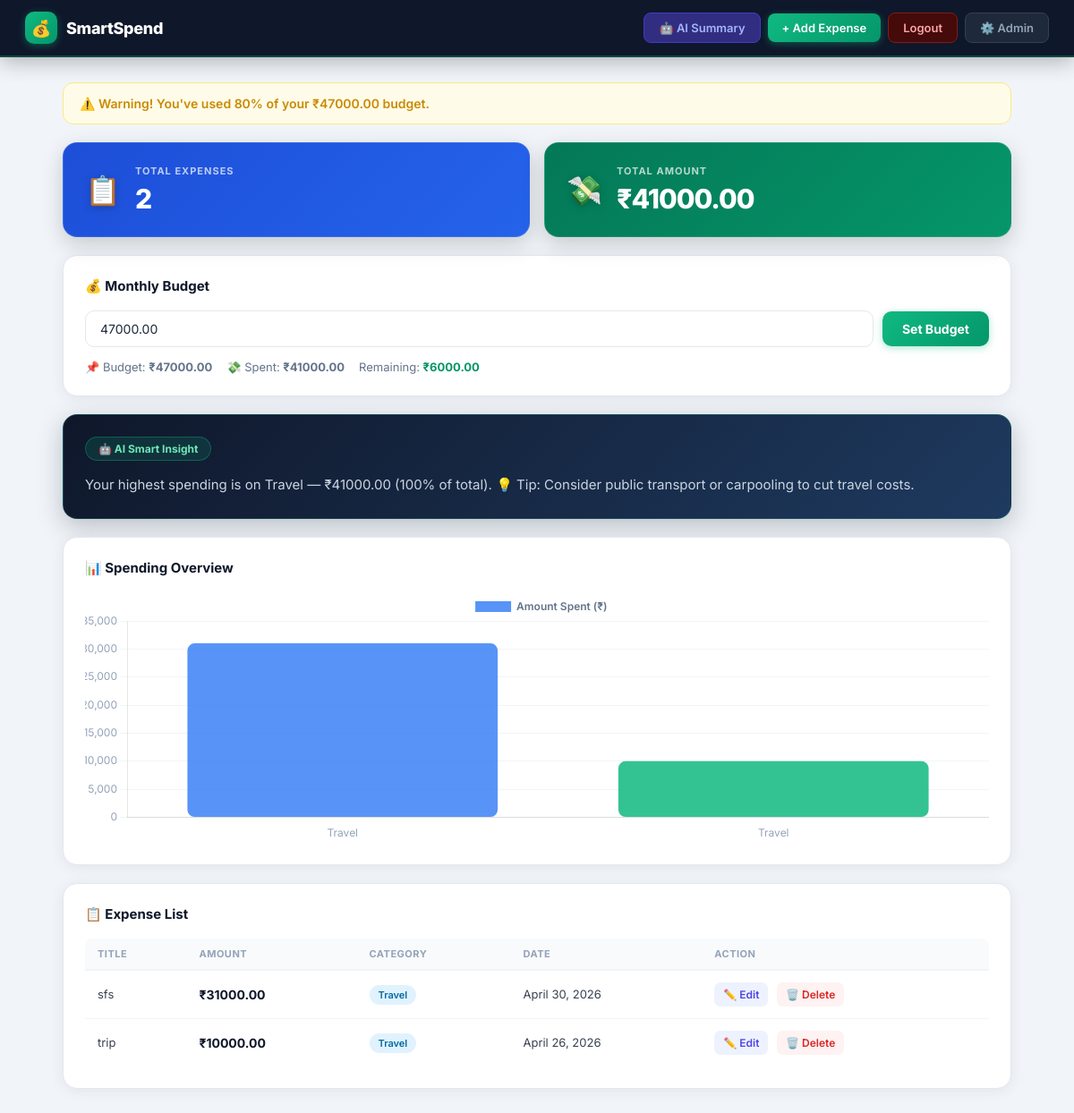
The app's page / (signed in), older data.
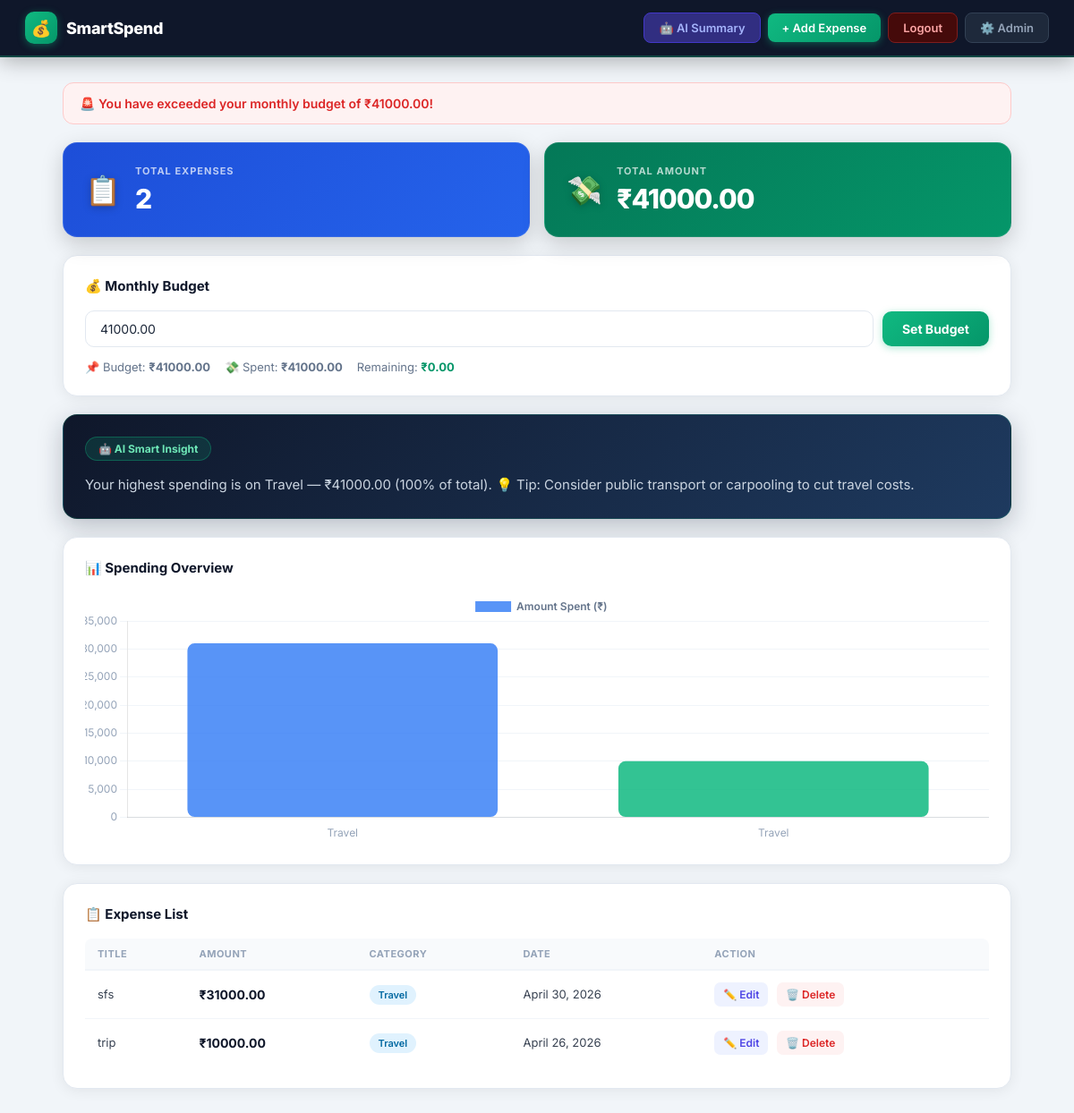
The same page, newer data.
### expenses/models.py (models this page shows, shortened)
class Budget(models.Model):
    user = models.OneToOneField(User, on_delete=models.CASCADE)
    monthly_limit = models.DecimalField(max_digits=10, decimal_places=2, default=0)

### expenses/views.py (the view)
# urls.py: path('', views.dashboard, name='dashboard'),
@login_required
def dashboard(request):
    expenses = Expense.objects.filter(user=request.user)
    total = sum(safe_decimal(e.amount) for e in expenses) or Decimal('0.00')
    budget, _ = Budget.objects.get_or_create(user=request.user)
    if request.method == 'POST':
        budget.monthly_limit = request.POST['monthly_limit']
        budget.save()
    budget_alert = ''
    if budget.monthly_limit and safe_decimal(budget.monthly_limit) > 0:
        percent = (total / safe_decimal(budget.monthly_limit)) * 100
        if percent >= 100:
            budget_alert = 'danger'
        elif percent >= 90:
            budget_alert = 'critical'
        elif percent >= 80:
            budget_alert = 'warning'
    ai_insight = ''
    if expenses:
        category_totals = {}
        for e in expenses:
            cat = e.category
            category_totals[cat] = category_totals.get(cat, Decimal('0.00')) + safe_decimal(e.amount)
        top_category = max(category_totals, key=category_totals.get)
        top_amount = category_totals[top_category]
        top_percent = round((top_amount / total) * 100) if total > 0 else 0
        tips = {
            'Food': 'Try cooking at home more often to save money.',
            'Travel': 'Consider public transport or carpooling to cut travel costs.',
            'Education': 'Great investment! Look for free online resources too.',
            'Bills': 'Review subscriptions and cancel ones you rarely use.',
            'Entertainment': 'Look for free or discounted entertainment options.',
            'Other': 'Track miscellaneous expenses carefully to find patterns.',
        }
        tip = tips.get(top_category, 'Try to save at least 20% of your monthly income.')
        ai_insight = f"Your highest spending is on {top_category} — ₹{round(top_amount, 2)} ({top_percent}% of total). 💡 Tip: {tip}"
    remaining = safe_decimal(budget.monthly_limit) - total if budget.monthly_limit else Decimal('0.00')
    return render(request, 'dashboard.html', {
        'expenses': expenses,
        'total': total,
        'budget': budget,
        'budget_alert': budget_alert,
        'ai_insight': ai_insight,
        'remaining': remaining,
    })

### expenses/views.py (called while the page is built)
def safe_decimal(value):
    try:
        return Decimal(str(value))
    except (InvalidOperation, TypeError, ValueError):
        return Decimal('0.00')

### expenses/templates/dashboard.html (shortened to what the changed rows need)
<!DOCTYPE html>
<html>
<head>
</head>
<body>
  <div class="container">
    {% if budget_alert == 'danger' %}
      <div class="alert alert-danger">🚨 You have exceeded your monthly budget of ₹{{ budget.monthly_limit }}!</div>
    {% elif budget_alert == 'critical' %}
      <div class="alert alert-critical">🟠 Critical! You've used 90% of your ₹{{ budget.monthly_limit }} budget.</div>
    {% elif budget_alert == 'warning' %}
      <div class="alert alert-warning">⚠️ Warning! You've used 80% of your ₹{{ budget.monthly_limit }} budget.</div>
    {% endif %}
    <div class="stat-cards">
      <div class="stat-card stat-card-blue">
      </div>
      <div class="stat-card stat-card-green">
      </div>
    </div>
    <div class="section">
      <div class="section-title">💰 Monthly Budget</div>
      <form method="POST">
        <div class="budget-form">
          <input type="number" name="monthly_limit" class="budget-input" placeholder="Set budget limit ₹" value="{{ budget.monthly_limit }}" step="0.01">
          <button type="submit" class="budget-btn">Set Budget</button>
        </div>
      </form>
      {% if budget.monthly_limit > 0 %}
      <div class="budget-info">
        <span>📌 Budget: <strong>₹{{ budget.monthly_limit }}</strong></span>
        <span>💸 Spent: <strong>₹{{ total }}</strong></span>
        <span>Remaining:
          {% if remaining >= 0 %}
            <span class="remaining-positive">₹{{ remaining }}</span>
          {% else %}
            <span class="remaining-negative">Budget exceeded!</span>
          {% endif %}
        </span>
      </div>
      {% endif %}
    </div>
    {% if ai_insight %}
    <div class="ai-section">
      <div class="ai-badge">🤖 AI Smart Insight</div>
      <div class="ai-text">{{ ai_insight }}</div>
    </div>
    {% endif %}
    <div class="section">
      <div class="section-title">📊 Spending Overview</div>
      <canvas id="myChart" style="max-height: 280px;"></canvas>
    </div>
    <div class="section">
      <div class="section-title">📋 Expense List</div>
      {% if expenses %}
      <div class="table-wrapper">
        <table>
          <tr>
            <th>Title</th><th>Amount</th><th>Category</th><th>Date</th><th>Action</th>
          </tr>
        </table>
      </div>
      {% else %}
        <div class="empty-state">No expenses yet — <a href="/add/" style="color:#10b981; font-weight:600;">Add your first one!</a></div>
      {% endif %}
    </div>
  </div>
  <script>
    const ctx = document.getElementById('myChart');
    new Chart(ctx, {
      type: 'bar',
      data: {
        labels: [{% for e in expenses %}'{{ e.category }}',{% endfor %}],
        datasets: [{
          label: 'Amount Spent (₹)',
          data: [{% for e in expenses %}{{ e.amount }},{% endfor %}],
          backgroundColor: [
            'rgba(59,130,246,0.85)','rgba(16,185,129,0.85)',
            'rgba(239,68,68,0.85)','rgba(245,158,11,0.85)',
            'rgba(139,92,246,0.85)','rgba(20,184,166,0.85)'
          ],
          borderRadius: 8, borderSkipped: false,
        }]
      },
      options: {
        responsive: true,
        plugins: { legend: { labels: { color: '#64748b', font: { family: 'Inter', weight: '600' } } } },
        scales: {
          x: { ticks: { color: '#94a3b8', font: { family: 'Inter' } }, grid: { display: false } },
          y: { ticks: { color: '#94a3b8', font: { family: 'Inter' } }, grid: { color: '#f1f5f9' } }
        }
      }
    });
    function openModal(url) {
      document.getElementById('confirmDeleteBtn').href = url;
      document.getElementById('deleteModal').classList.add('active');
    }
    function closeModal() {
      document.getElementById('deleteModal').classList.remove('active');
    }
    document.getElementById('deleteModal').addEventListener('click', function(e) {
      if (e.target === this) closeModal();
    });
  </script>
</body>
</html>

Row changes from the older to the newer data that the page shows:
changed Budget: monthly_limit "47000.00" → "41000.00"
Text that changed along with them:
{{ remaining }}: "6000.00" → "0.00"
text no longer shown: "⚠️ Warning! You've used 80% of your ₹ budget."
text now shown: "🚨 You have exceeded your monthly budget of ₹ !"
